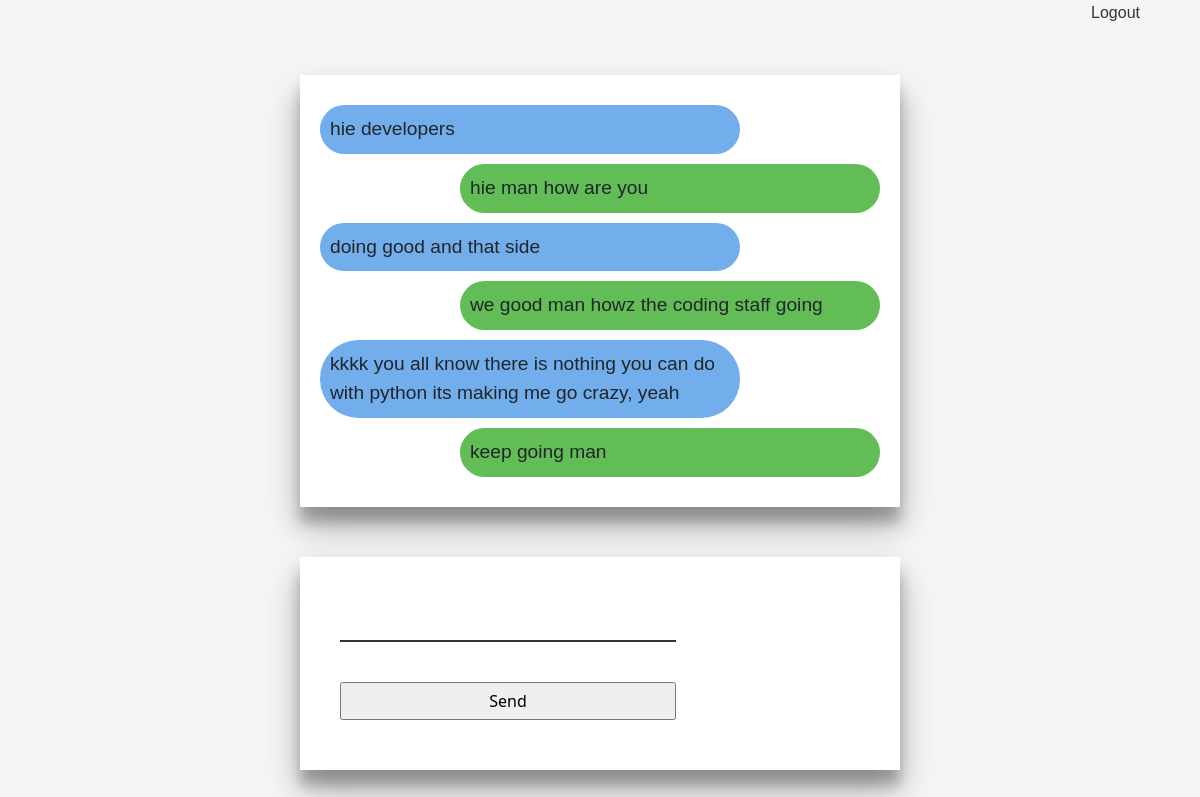
The page /chat/channels_staff/ (signed in) on the database its author committed.
### chat/models.py (models this page shows)
class Chat(models.Model):
	content= models.CharField(max_length= 1000)
	timestamp= models.DateTimeField(auto_now= True)
	user= models.ForeignKey(User, on_delete= models.CASCADE)
	chat_room= models.ForeignKey('ChatRoom', on_delete= models.CASCADE)

### chat/views.py (the view)
# urls.py: path('<str:room_name>/', Room.as_view(), name= 'room'),
class Room(LoginRequiredMixin, View):
	def get(self, request, room_name, *args, **kwargs):
		chat_room= ChatRoom.objects.filter(room_name= room_name).first()
		chats= []
		if chat_room:
			chats= Chat.objects.filter(chat_room= chat_room)
		else:
			room= ChatRoom(room_name= room_name)
			room.save()
		context= {
			'room_name': room_name,
			'chats': chats
		}
		return render(request, 'chat/room.html', context)

### chat/templates/chat/room.html (shortened to what this page needs)
{% extends 'chat/base.html' %}
{% block content %}
	<div class="container">
		<div id= 'chat-log'>
			{% for chat in chats.all %}
				{% if chat.user == request.user %}
					<div class= 'sender message'>
						{{ chat.content }}
					</div>
				{% else %}
					<div class= 'receiver message'>
						{{ chat.content }}
					</div>
				{% endif %}
			{% endfor %}
		</div>
	</div>
	<div class="container">
		<input class= 'input-text' id="chat-message-input" type="text" size="100"><br>
		<input class="button" id="chat-message-submit" type="button" value="Send">
	</div>
{% endblock content %}

### static/css/main.css (style rules this page uses)
body { background-color: #f5f5f5; }
.container { width: 50vw; background-color: #ffffff; padding: 20px; margin: 50px auto; box-shadow: 0 19px 32px rgba(0, 0, 0, 0.30), 0 15px 12px rgba(0, 0, 0, 0.22); }
.input-text { border: none; width: 60%; line-height: 1.2rem; transition: 0.3s; border-bottom: 2px solid #333; padding: 3px; margin-bottom: 40px; margin-top: 30px; margin-left: 20px; font-size: 1.2rem; }
.button { margin-bottom: 30px; margin-left: 20px; width: 60%; padding: 5px; cursor: pointer; }
.message { font-size: 1.2rem; font-family: helvetica; padding: 10px; border-radius: 2em; margin: 10px 0px; width: 75%; }
.receiver { background-color: #62bd56; margin-left: auto; }
.sender { background-color: #71aeeb }

### rows shown on the page
Chat: content "hie developers"
Chat: content "hie man how are you"
Chat: content "doing good and that side"
Chat: content "we good man howz the coding staff going"
Chat: content "kkkk you all know there is nothing you can do with python its making me go crazy, yeah"
Chat: content "keep going man"
